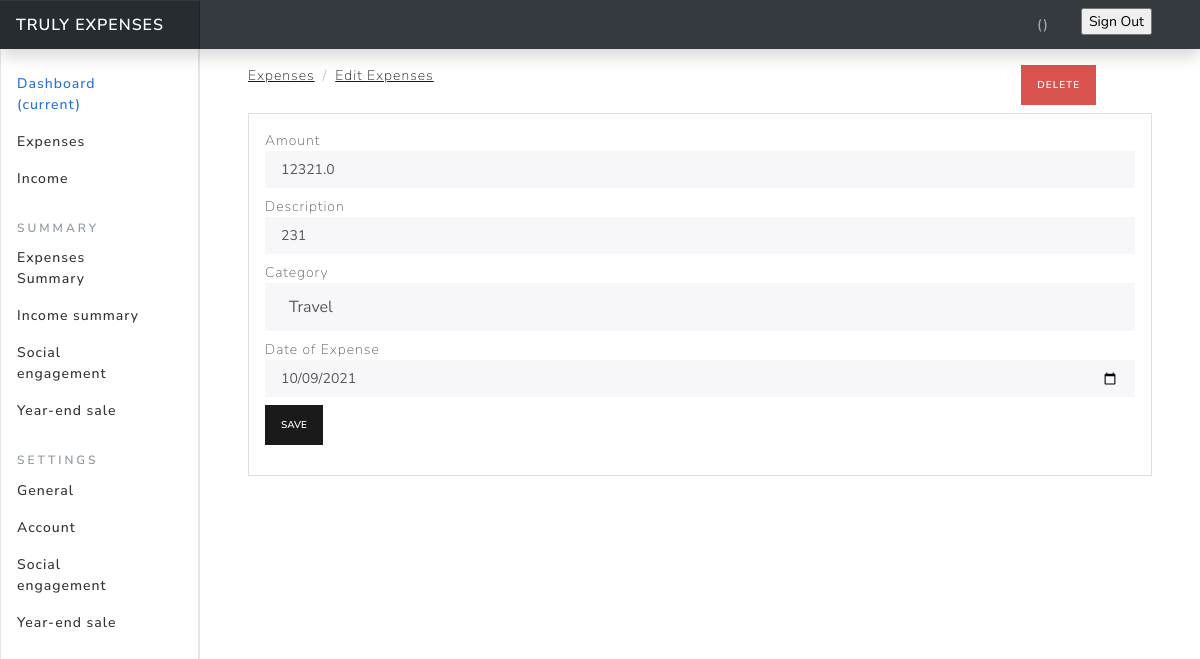
Screenshot of /edit-expense/3 with the database file from the repository.
### expenses/models.py (models this page shows, shortened)
class Expense(models.Model):
    amount = models.FloatField(default=0)
    date = models.DateField(default=now)
    description = models.TextField()
    owner = models.ForeignKey(to=User, on_delete=models.CASCADE)
    category = models.CharField(max_length=255)
    class Meta:
        ordering: ['-date']

### expenses/views.py (the view, shortened to what this page needs)
# urls.py: path('edit-expense/<int:id>', views.edit_expense, name="edit-expense"),
def edit_expense(req, id):
    categories = Category.objects.all()
    expense = Expense.objects.get(pk=id)
    context = {
        'expense': expense,
        'values': expense,
        "categories": categories
    }
    if req.method == "GET":
        return render(req, 'expenses/edit-expense.html', context)

### templates/expenses/edit-expense.html (shortened to what this page needs)
{% extends "base.html" %} {% block content %}
<div class="container my-2">
  <div class="row">
    <div class="col-md-10 my-2">
      <nav aria-label="breadcrumb">
        <ol class="breadcrumb">
          <li class="breadcrumb-item">
            <a href="{% url 'expenses' %}">Expenses </a>
          </li>
          <li class="breadcrumb-item active" aria-current="page">
            <a href="#">Edit Expenses </a>
          </li>
        </ol>
      </nav>
    </div>
    <div class="col-md-2 my-2">
      <a
        href="{% url 'delete-expense' expense.id %}"
        class="btn btn-danger btn-sm"
        >Delete</a
      >
    </div>
  </div>
  <div class="card">
    <div class="card-body">
      <form action="{% url 'edit-expense' expense.id %}" method="POST">
        <div class="form-group">
          <label for="">Amount</label>
          <input
            tpe="text"
            class="form-control form-control-sm"
            name="amount"
            value="{{values.amount}}"
          />
        </div>
        <div class="form-group my-2">
          <label for="">Description</label>
          <input
            tpe="text"
            class="form-control form-control-sm"
            name="description"
            value="{{values.description}}"
          />
        </div>
        <div class="form-group my-2">
          <label for="">Category</label>
          <select class="form-control" name="category">
            <option selected name="category" value="{{values.category}}">
              {{values.category}}
            </option>
          </select>
        </div>
        <div class="form-group my-2">
          <label for="">Date of Expense</label>
          <input type="date" value="{{values.date | date:"Y-m-d"}}"
          class="form-control form-control-sm" name="expense_date" />
        </div>
        <input
          type="submit"
          value="Save"
          class="btn btn-primary btn-primary-sm btn-sm"
        />
      </form>
    </div>
  </div>
</div>
{% endblock %}

### expenseswebsite/static/css/dashboard.css (style rules this page uses)
body { font-size: 0.875rem; }

### rows the page displays
Expense: amount "12321.0", description "231", category "Travel", expense_date "10/09/2021"
